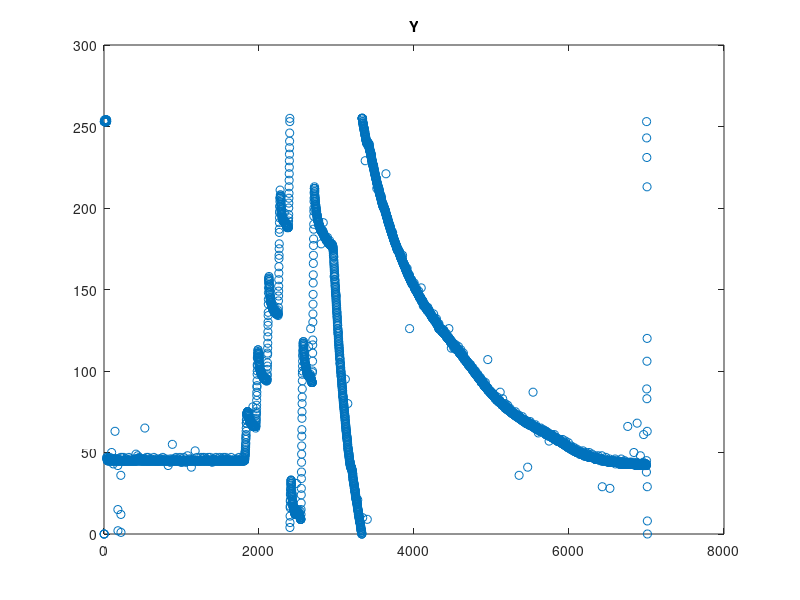
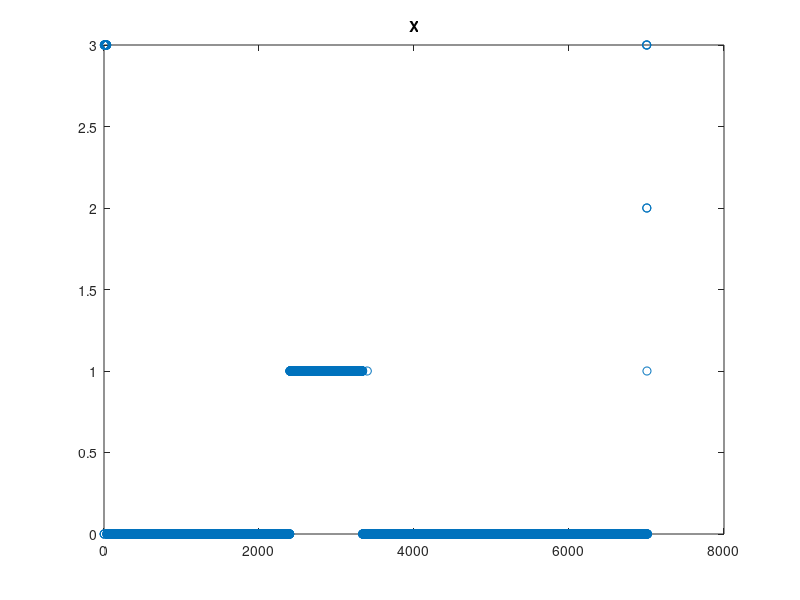
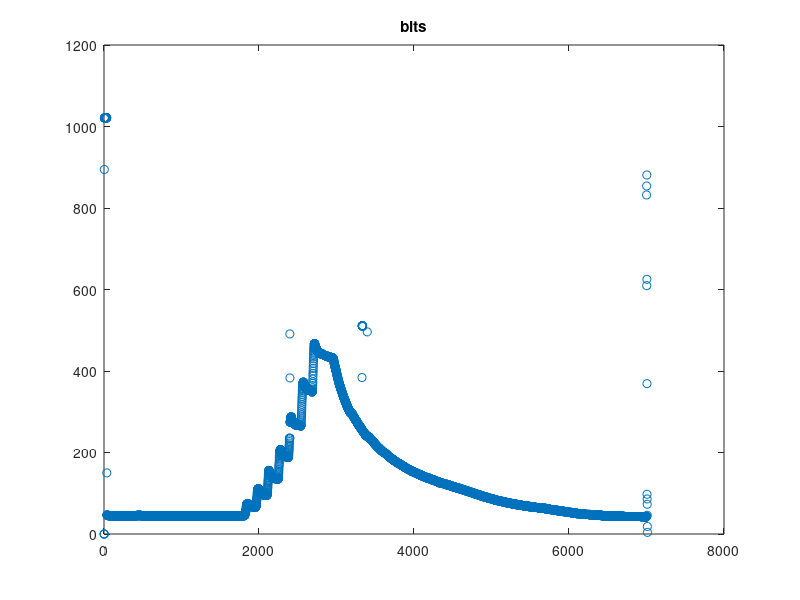
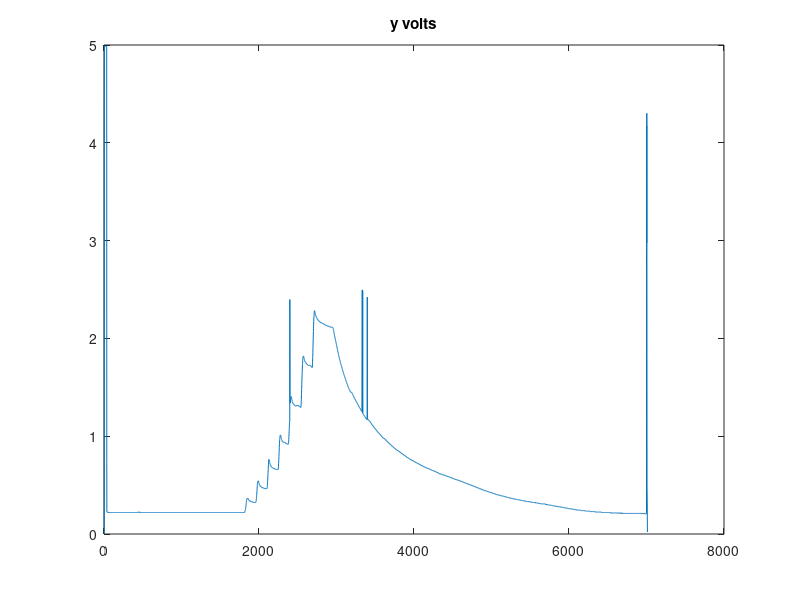

MATLAB code to generate these figures, in order:
clear all
close all

x2=csvread('mauro_test_folio_1.csv');

y_p1_o=abs(x2(:,3)-255);
x_p1=x2(:,2);
figure(1)
plot(y_p1_o,'o')
title('Y')
figure(2)
plot(x_p1,'o')
title('X')
y_p1=medfilt1(y_p1_o,10);       

y_p1_converted=zeros(size(y_p1));
for i=1:length(y_p1)
    
    x=0;
    if (x_p1(i)==1)
        x=2^8;
    elseif (x_p1(i)==2)
        x=2^9;
    elseif (x_p1(i)==3)
        
        x=2^8+2^9;
    end
    
    y_p1_converted(i)=y_p1(i)+x;
    
end
figure(6)
plot(y_p1_converted,'o')
title('bits')

 y_p1_volts=y_p1_converted.*5./1024;
 
 vs=5;

 y_pressure=(y_p1_volts./vs-0.04)./0.018;

 y_pressure_mm_hg=y_pressure*7.5;
figure(7)
plot(y_p1_volts)
title('y volts')

figure(8)
plot(y_pressure)
title('y pressure KPa')

figure(9)
plot(y_pressure_mm_hg)
title('y pressure KPa')
 
